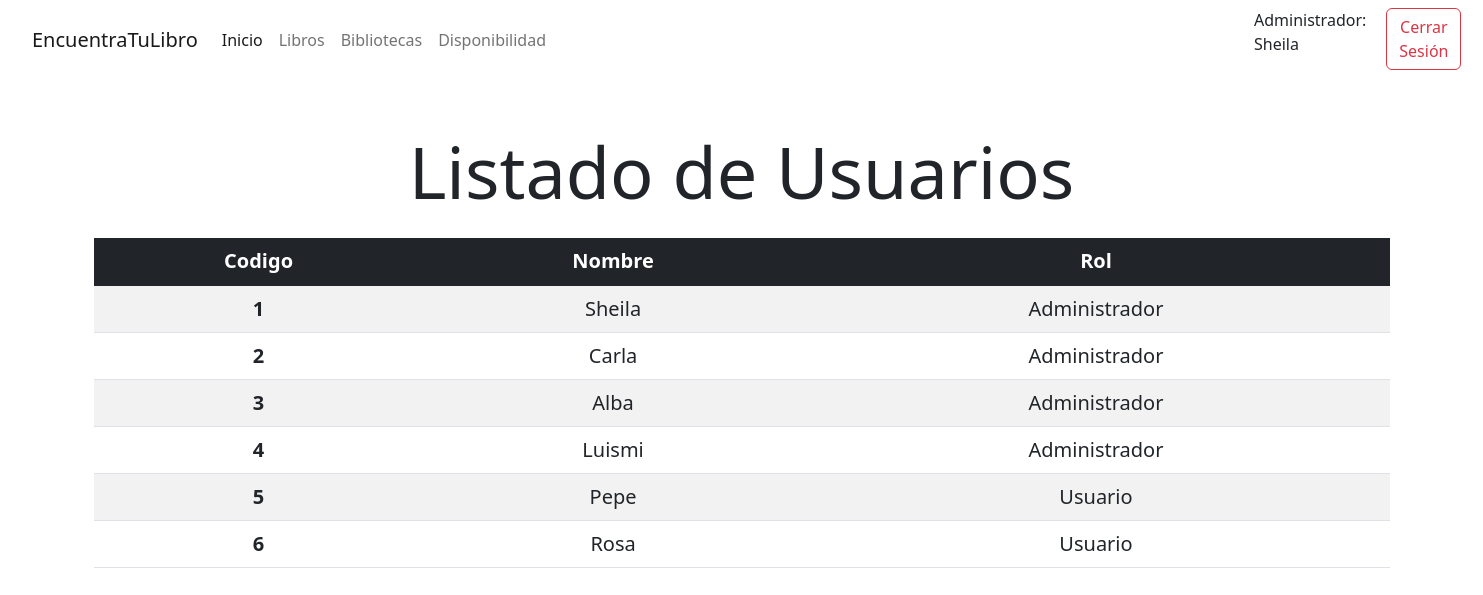
/pages/admin.php (signed in), run on the app's committed database.
### tables this page shows
CREATE TABLE `usuarios` (
  `Id` int(11) NOT NULL,
  `Nombre` varchar(100) NOT NULL,
  `Contraseña` varchar(200) NOT NULL,
  `Rol` int(1) NOT NULL
);

### scripts/conexionBD.php (the view, shortened to what this page needs)
<?php
function getAllUsers($cadenaConexion) {
    $bd = new PDO($cadenaConexion, 'root', '');
    $ini = $bd->prepare('SELECT * FROM USUARIOS');
    $ini->execute();
    $users = $ini->fetchAll(PDO::FETCH_ASSOC);
    foreach ($users as $user) {
        echo '<tr class="fs-5">'
        . '<th scope="row">' . $user['Id'] . '</th>'
        . '<td>' . $user['Nombre'] . '</td>';
        if ($user['Rol'] == 1) {
            echo '<td> Administrador </td>';
        } else {
            echo '<td> Usuario </td>';
        }
        echo '</tr>';
    }
}
?>

### data on the page
usuarios: Id "1", Nombre "Sheila", Rol "Administrador"
usuarios: Id "2", Nombre "Carla", Rol "Administrador"
usuarios: Id "3", Nombre "Alba", Rol "Administrador"
usuarios: Id "4", Nombre "Luismi", Rol "Administrador"
usuarios: Id "5", Nombre "Pepe", Rol "Usuario"
usuarios: Id "6", Nombre "Rosa", Rol "Usuario"

### other printed values
$_SESSION['user'] "Sheila"
